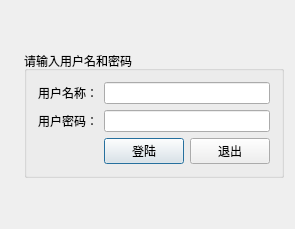
<?xml version="1.0" encoding="UTF-8"?>
<ui version="4.0">
 <class>Login</class>
 <widget class="QDialog" name="Login">
  <property name="windowModality">
   <enum>Qt::ApplicationModal</enum>
  </property>
  <property name="geometry">
   <rect>
    <x>0</x>
    <y>0</y>
    <width>524</width>
    <height>224</height>
   </rect>
  </property>
  <property name="windowTitle">
   <string>数控机床人机交互诊断系统--登陆窗口</string>
  </property>
  <property name="windowIcon">
   <iconset resource="image.qrc">
    <normaloff>:/new/icon/icon/zhuyetu.ico</normaloff>:/new/icon/icon/zhuyetu.ico</iconset>
  </property>
  <layout class="QHBoxLayout" name="horizontalLayout">
   <property name="sizeConstraint">
    <enum>QLayout::SetFixedSize</enum>
   </property>
   <item>
    <widget class="QLabel" name="label">
     <property name="text">
      <string/>
     </property>
     <property name="pixmap">
      <pixmap resource="image.qrc">:/new/icon/icon/交互诊断登录窗口.JPG</pixmap>
     </property>
    </widget>
   </item>
   <item>
    <layout class="QVBoxLayout" name="verticalLayout">
     <item>
      <spacer name="verticalSpacer">
       <property name="orientation">
        <enum>Qt::Vertical</enum>
       </property>
       <property name="sizeHint" stdset="0">
        <size>
         <width>20</width>
         <height>40</height>
        </size>
       </property>
      </spacer>
     </item>
     <item>
      <widget class="QGroupBox" name="groupBox">
       <property name="title">
        <string>请输入用户名和密码</string>
       </property>
       <layout class="QGridLayout" name="gridLayout">
        <item row="0" column="0">
         <widget class="QLabel" name="label_2">
          <property name="text">
           <string>用户名称：</string>
          </property>
         </widget>
        </item>
        <item row="0" column="1" colspan="2">
         <widget class="QLineEdit" name="usernameLineEdit"/>
        </item>
        <item row="1" column="0">
         <widget class="QLabel" name="label_3">
          <property name="text">
           <string>用户密码：</string>
          </property>
         </widget>
        </item>
        <item row="1" column="1" colspan="2">
         <widget class="QLineEdit" name="userpasswdLineEdit">
          <property name="echoMode">
           <enum>QLineEdit::Password</enum>
          </property>
         </widget>
        </item>
        <item row="2" column="0">
         <spacer name="horizontalSpacer">
          <property name="orientation">
           <enum>Qt::Horizontal</enum>
          </property>
          <property name="sizeHint" stdset="0">
           <size>
            <width>57</width>
            <height>20</height>
           </size>
          </property>
         </spacer>
        </item>
        <item row="2" column="1">
         <widget class="QPushButton" name="loginPushButton">
          <property name="text">
           <string>登陆</string>
          </property>
         </widget>
        </item>
        <item row="2" column="2">
         <widget class="QPushButton" name="exitPushButton">
          <property name="text">
           <string>退出</string>
          </property>
         </widget>
        </item>
       </layout>
      </widget>
     </item>
     <item>
      <spacer name="verticalSpacer_2">
       <property name="orientation">
        <enum>Qt::Vertical</enum>
       </property>
       <property name="sizeHint" stdset="0">
        <size>
         <width>20</width>
         <height>40</height>
        </size>
       </property>
      </spacer>
     </item>
    </layout>
   </item>
  </layout>
 </widget>
 <layoutdefault spacing="6" margin="11"/>
 <resources>
  <include location="image.qrc"/>
 </resources>
 <connections/>
</ui>
